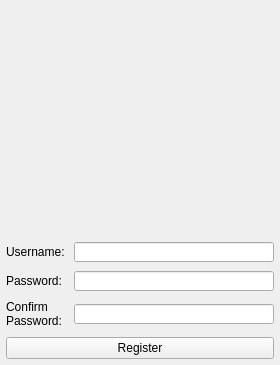
<?xml version="1.0" encoding="UTF-8"?>
<ui version="4.0">
 <class>registerWindow</class>
 <widget class="QWidget" name="registerWindow">
  <property name="geometry">
   <rect>
    <x>0</x>
    <y>0</y>
    <width>275</width>
    <height>365</height>
   </rect>
  </property>
  <property name="windowTitle">
   <string>Form</string>
  </property>
  <layout class="QVBoxLayout" name="verticalLayout">
   <property name="spacing">
    <number>9</number>
   </property>
   <property name="leftMargin">
    <number>6</number>
   </property>
   <property name="topMargin">
    <number>6</number>
   </property>
   <property name="rightMargin">
    <number>6</number>
   </property>
   <property name="bottomMargin">
    <number>6</number>
   </property>
   <item>
    <widget class="QLabel" name="iconLabel">
     <property name="text">
      <string/>
     </property>
    </widget>
   </item>
   <item>
    <layout class="QHBoxLayout" name="horizontalLayout">
     <item>
      <widget class="QLabel" name="regUsernameLabel">
       <property name="minimumSize">
        <size>
         <width>0</width>
         <height>20</height>
        </size>
       </property>
       <property name="maximumSize">
        <size>
         <width>16777215</width>
         <height>20</height>
        </size>
       </property>
       <property name="text">
        <string>Username:</string>
       </property>
      </widget>
     </item>
     <item>
      <widget class="QLineEdit" name="regUsernameEdit">
       <property name="minimumSize">
        <size>
         <width>200</width>
         <height>20</height>
        </size>
       </property>
       <property name="maximumSize">
        <size>
         <width>200</width>
         <height>20</height>
        </size>
       </property>
      </widget>
     </item>
    </layout>
   </item>
   <item>
    <layout class="QHBoxLayout" name="horizontalLayout_2">
     <item>
      <widget class="QLabel" name="regPasswordLabel">
       <property name="minimumSize">
        <size>
         <width>0</width>
         <height>20</height>
        </size>
       </property>
       <property name="maximumSize">
        <size>
         <width>16777215</width>
         <height>20</height>
        </size>
       </property>
       <property name="text">
        <string>Password:</string>
       </property>
      </widget>
     </item>
     <item>
      <widget class="QLineEdit" name="regPasswordLineEdit">
       <property name="sizePolicy">
        <sizepolicy hsizetype="Fixed" vsizetype="Fixed">
         <horstretch>0</horstretch>
         <verstretch>0</verstretch>
        </sizepolicy>
       </property>
       <property name="minimumSize">
        <size>
         <width>200</width>
         <height>20</height>
        </size>
       </property>
       <property name="maximumSize">
        <size>
         <width>200</width>
         <height>20</height>
        </size>
       </property>
       <property name="echoMode">
        <enum>QLineEdit::Password</enum>
       </property>
      </widget>
     </item>
    </layout>
   </item>
   <item>
    <layout class="QHBoxLayout" name="horizontalLayout_3">
     <item>
      <layout class="QVBoxLayout" name="verticalLayout_2">
       <property name="spacing">
        <number>0</number>
       </property>
       <item>
        <widget class="QLabel" name="regConfirmLabel">
         <property name="text">
          <string>Confirm</string>
         </property>
        </widget>
       </item>
       <item>
        <widget class="QLabel" name="regConPasswordLabel">
         <property name="text">
          <string>Password:</string>
         </property>
        </widget>
       </item>
      </layout>
     </item>
     <item>
      <widget class="QLineEdit" name="regConfirmPasswordEdit">
       <property name="sizePolicy">
        <sizepolicy hsizetype="Fixed" vsizetype="Fixed">
         <horstretch>0</horstretch>
         <verstretch>0</verstretch>
        </sizepolicy>
       </property>
       <property name="minimumSize">
        <size>
         <width>200</width>
         <height>20</height>
        </size>
       </property>
       <property name="maximumSize">
        <size>
         <width>200</width>
         <height>20</height>
        </size>
       </property>
       <property name="text">
        <string/>
       </property>
       <property name="echoMode">
        <enum>QLineEdit::Password</enum>
       </property>
      </widget>
     </item>
    </layout>
   </item>
   <item>
    <widget class="QPushButton" name="registerButton">
     <property name="text">
      <string>Register</string>
     </property>
    </widget>
   </item>
  </layout>
 </widget>
 <resources/>
 <connections/>
</ui>
